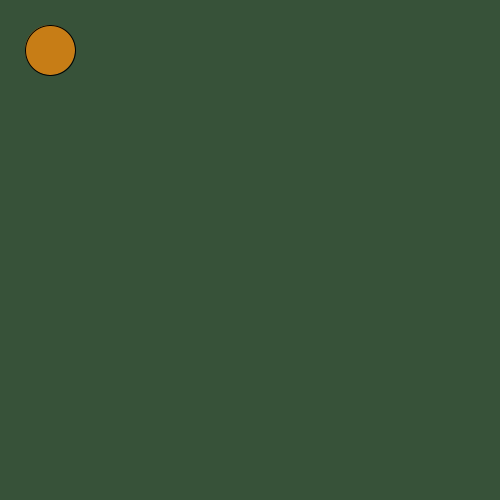
Frame 1 (no input)
Frame 60 (the mouse pressed at the canvas centre just before this capture): identical to frame 1, image omitted
Frame 120 (the mouse held since frame 60 and released just before this capture): identical to frame 1, image omitted

The Processing sketch that drew this single still picture (run headless with seeded random() and noise(); from frame 60 on, the mouse is pressed at the canvas centre):

// Processing sketch: slippery_dot
// ── slippery_dot.pde
/*** When you are done, this program will draw an ellipse 
     that jumps to new location each time you click on it.
***/
 
 // 1. Create three integer variables to represent the x, y, and the size of the ellipse
int x = 50;
int y = 50;
    void setup() {
      size(500, 500);
      // 2. Set the size of your sketch
    
    }
    
    void draw() {
    
      // 3. Set the background color of your sketch
      background(55, 82, 57);
      // 4. Draw an ellipse using the variables created at the top of the sketch for the location and size of your ellipse. 
      //    Make sure it fits in the window. Change the variables if it does not.
    fill(199, 125, 22);
    ellipse(50, 50, x, y);
    
    }
    
    /******** This method gets called automatically when you press the mouse ************/
    void mousePressed() {
      //5. Create an integer variable called distance
      
      //6. The getDistanceFromMouse() method below returns a number.
      //   Set the value of your distance variable to the value returned by the getDistance method
      //   You will need to pass the x and y location of your ellipse to this method.
        
          
      //7.  Use an if statement to check if your distance variable is < the radius of the ellipse
      //    If it is, make a new x AND y for the ellipse, for a new random location on the window
      //    Hint: Use code like this      x = (int) random(width);
       
      
    }
    
    /********  This method gives you the number of pixels between the mouse and the x,y point ***********/
    int getDistanceFromMouse(int x, int y) {
      return (int)Math.sqrt(Math.pow((mouseX-x),2) + Math.pow((mouseY-y),2));
    }
